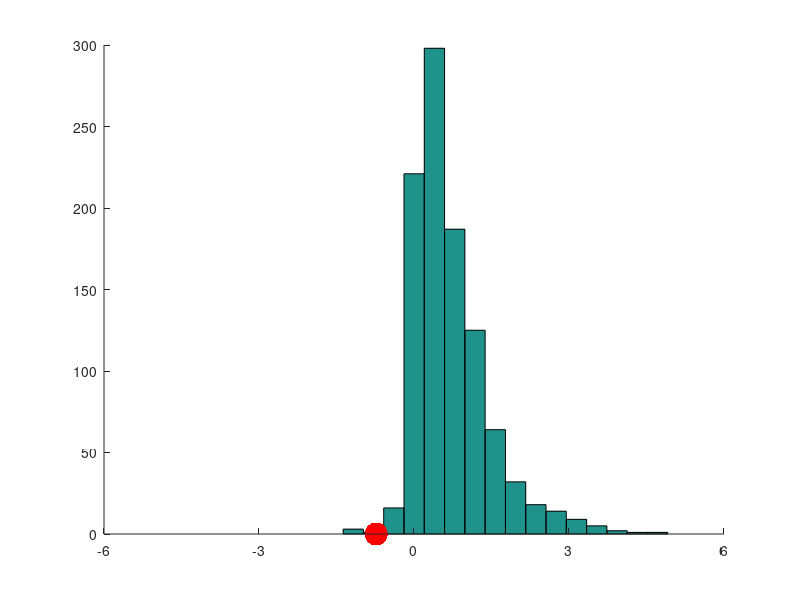

Write the MATLAB code that produced this figure.
function plot_fig_iFEP

clear all

load("histdata.mat")


for i=1:length(ps_C(:,1))
m_C(i)=mean(ps_C(i,1:end));
end

figure
hist(m_C,30)
xlim([-6,6])
xticks([-6 -3 0 3 6])
%ylim([0,240])
%yticks([0 60 120 180 240])
box off

hold on 
%scatter(mean(ps_C/mean(PF_R)),0,"r")
plot(-0.7330,0,". r",'MarkerSize',50)

sum(m_C<-0.7330)/1000

